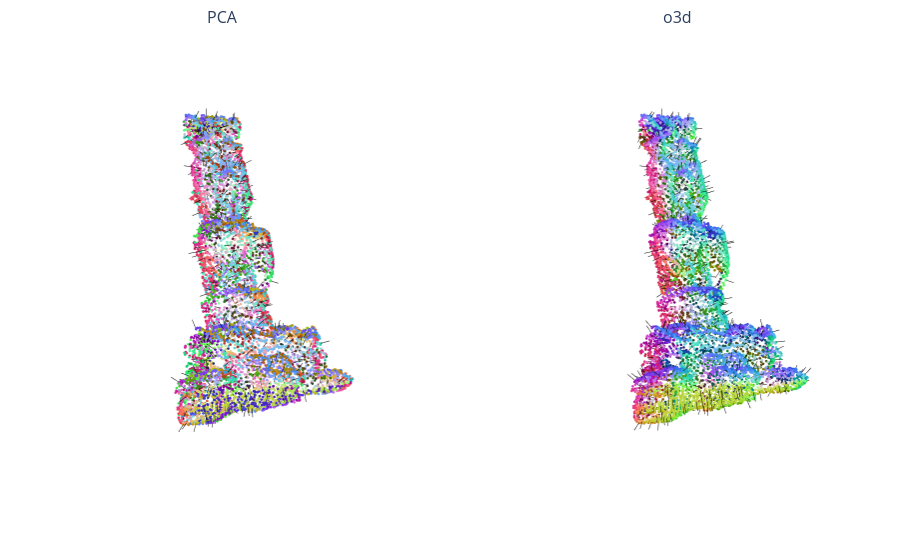

Notebook code for this chart:
### Code cell
VARIANTS = ["famous_noisefree", "famous_original", "famous_sparse",
            "famous_dense", "famous_extra_noisy"]
SHAPES = ["xyzrgb_statuette"]           # (was: dragon, bunny, Armadillo)


def load_points(variant: str, shape: str) -> np.ndarray:
    path = DATA_DIR / variant / "04_pts_vis" / f"{shape}.xyz.ply"
    return np.asarray(o3d.io.read_point_cloud(str(path)).points)


def normals_pca(points, k=50) -> np.ndarray:
    '''
    출처는 주석 바로 남긴다
    '''
    
    tree = KDTree(points)
    dist, idx = tree.query(x=points, k=k, workers=-1)

    neighbors = points[idx]
    centered = neighbors - neighbors.mean(axis=1, keepdims=True)

    cov = np.einsum("nki,nkj->nij", centered, centered) / k
    w, V = np.linalg.eigh(cov)
    normals = V[:, :, 0]
    return normals


def normals_o3d(points, k=30, orient_k=20) -> np.ndarray:
    # k / orient_k from a sweep vs GT normals (statuette, all 5 variants):
    # k=30/orient_k=20 orients >= 96% of points correctly except extra_noisy (72%);
    # k=20/orient_k=15 drops dense to 95% and extra_noisy to 55% (~random)
    pcd = o3d.geometry.PointCloud()
    pcd.points = o3d.utility.Vector3dVector(
        np.asarray(points, dtype=np.float64))
    pcd.estimate_normals(
        search_param=o3d.geometry.KDTreeSearchParamKNN(knn=k)
    )
    pcd.orient_normals_consistent_tangent_plane(k=orient_k)

    c = np.mean(points, axis=0)
    n = np.asarray(pcd.normals)
    if np.mean(np.sum((points - c) * n, axis=1)) < 0:
        n = -n
    return n


def normals_gt(points, gt_mesh) -> np.ndarray:
    """
    Normal of the closest GT triangle for every point (both in dataset coordinates):
    the "perfect normals" comparison, which removes the normal-estimation error
    """
    gt_mesh.compute_triangle_normals()
    scene = o3d.t.geometry.RaycastingScene()
    scene.add_triangles(o3d.t.geometry.TriangleMesh.from_legacy(gt_mesh))
    hit = scene.compute_closest_points(
        o3d.core.Tensor(np.asarray(points, dtype=np.float32)))
    return np.asarray(gt_mesh.triangle_normals)[hit["primitive_ids"].numpy()]


def normal_segments(points, normals, length=0.03, every=20):
    """
    Line segments p -> p + length * n for every `every`-th point, as x/y/z
    arrays separated by None (one plotly trace draws all segments)
    """
    p = points[::every]
    q = p + length * normals[::every]
    seg = np.full((len(p) * 3, 3), np.nan)
    seg[0::3], seg[1::3] = p, q
    return [np.where(np.isnan(c), None, c) for c in seg.T]


def normalize_points(v):
    """
    Normalize points to tightly fit in [-0.5, 0.5]^d

    v: (n, d)

    returns: (n, d)
    """
    v = v - v.min(0)
    v = v / v.max()
    v = v - 0.5 * v.max(0)
    return v


def visualize_normals(points, normals_dict, length=0.03, every=20,
                      point_size=1.5, height=550):
    """
    Inline (notebook) plot, one 3D subplot per entry, no separate window.
    normals_dict: {"PCA": normals, "o3d": normals, ...}
    Points are colored by normal direction (n + 1) / 2 -> RGB, and every
    `every`-th normal is drawn as a black segment.
    """
    points = normalize_points(points)
    names = list(normals_dict)
    fig = make_subplots(
        rows=1, cols=len(names), subplot_titles=names,
        specs=[[{"type": "scene"}] * len(names)],
        horizontal_spacing=0.01,
    )
    for i, name in enumerate(names, start=1):
        nrm = np.asarray(normals_dict[name])
        rgb = np.clip((nrm + 1) / 2 * 255, 0, 255).astype(int)
        fig.add_trace(go.Scatter3d(
            x=points[:, 0], y=points[:, 1], z=points[:, 2], mode="markers",
            marker=dict(size=point_size,
                        color=[f"rgb({r},{g},{b})" for r, g, b in rgb]),
            name=f"{name} points", showlegend=False, hoverinfo="skip",
        ), row=1, col=i)
        sx, sy, sz = normal_segments(points, nrm, length, every)
        fig.add_trace(go.Scatter3d(
            x=sx, y=sy, z=sz, mode="lines",
            line=dict(color="black", width=1),
            name=f"{name} normals", showlegend=False, hoverinfo="skip",
        ), row=1, col=i)
    fig.update_scenes(aspectmode="data", xaxis_visible=False,
                      yaxis_visible=False, zaxis_visible=False)
    fig.update_layout(height=height, margin=dict(l=0, r=0, t=30, b=0))
    fig.show()


# Modified cahcable version of the original function to use cached values
def cachable_periodic_stationary_interpolator(
    f, dim, density, bs=128, exponent=1, verbose=False, cache_path=None
):
    """
    Create an interpolating object for a periodic stationary kernel with period [0, 2pi]
    Uses grid values of (linspace(-1, 1, density) ** exponent * jnp.pi)^dim

    cache_path: grid values are loaded from here if it exists, otherwise computed
    and saved here. The values depend on the kernel hyperparameters, so the path
    must encode all of them (and dim, density, exponent).
    """
    xis = (jnp.mgrid[-1: 1: density * 1j] ** exponent) * jnp.pi
    points = (xis,) * dim

    if cache_path is not None and Path(cache_path).exists():
        values = jnp.asarray(np.load(cache_path))
        if values.shape[:dim] != (density,) * dim:
            raise ValueError(
                f"cached grid shape {values.shape} does not match "
                f"density={density}, dim={dim}: {cache_path}"
            )
        f_interpolator = RegularGridInterpolator(points, values)
        if verbose:
            print(f"Loaded interpolator values from {cache_path}")
    else:
        # jit: the library's bmap runs vmap eagerly (much slower, esp. on GPU)
        f_interpolator = interpolator(jax.jit(f), points, bs, verbose)
        if cache_path is not None:
            Path(cache_path).parent.mkdir(parents=True, exist_ok=True)
            np.save(cache_path, np.asarray(f_interpolator.values))
            if verbose:
                print(f"Saved interpolator values to {cache_path}")

    def helper(x1, x2):
        x_diff = x1 - x2
        x_diff = (x_diff + jnp.pi) % (2 * jnp.pi) - jnp.pi
        return f_interpolator(x_diff).squeeze()

    return helper


# 사용
pts = load_points("famous_noisefree", SHAPES[0])
visualize_normals(pts, {"PCA": normals_pca(pts), "o3d": normals_o3d(pts)})

### Figure 1 — Plotly figure (JSON) as saved in the notebook; plotly's stock layout.template omitted (floating-point values rounded to 4 significant figures; data arrays with more than 128 entries replaced by an {"elided": "..."} marker saying what was removed)
{"data": [{"hoverinfo": "skip", "marker": {"color": {"elided": "8459 str values"}, "size": 1.5}, "mode": "markers", "name": "PCA points", "scene": "scene", "showlegend": false, "type": "scatter3d", "x": {"elided": "8459 float values"}, "y": {"elided": "8459 float values"}, "z": {"elided": "8459 float values"}}, {"hoverinfo": "skip", "line": {"color": "black", "width": 1}, "mode": "lines", "name": "PCA normals", "scene": "scene", "showlegend": false, "type": "scatter3d", "x": {"elided": "1269 float values"}, "y": {"elided": "1269 float values"}, "z": {"elided": "1269 float values"}}, {"hoverinfo": "skip", "marker": {"color": {"elided": "8459 str values"}, "size": 1.5}, "mode": "markers", "name": "o3d points", "scene": "scene2", "showlegend": false, "type": "scatter3d", "x": {"elided": "8459 float values"}, "y": {"elided": "8459 float values"}, "z": {"elided": "8459 float values"}}, {"hoverinfo": "skip", "line": {"color": "black", "width": 1}, "mode": "lines", "name": "o3d normals", "scene": "scene2", "showlegend": false, "type": "scatter3d", "x": {"elided": "1269 float values"}, "y": {"elided": "1269 float values"}, "z": {"elided": "1269 float values"}}], "layout": {"annotations": [{"font": {"size": 16}, "showarrow": false, "text": "PCA", "x": 0.2475, "xanchor": "center", "xref": "paper", "y": 1, "yanchor": "bottom", "yref": "paper"}, {"font": {"size": 16}, "showarrow": false, "text": "o3d", "x": 0.7525, "xanchor": "center", "xref": "paper", "y": 1, "yanchor": "bottom", "yref": "paper"}], "height": 550, "margin": {"b": 0, "l": 0, "r": 0, "t": 30}, "scene": {"aspectmode": "data", "domain": {"x": [0, 0.495], "y": [0, 1]}, "xaxis": {"visible": false}, "yaxis": {"visible": false}, "zaxis": {"visible": false}}, "scene2": {"aspectmode": "data", "domain": {"x": [0.505, 1], "y": [0, 1]}, "xaxis": {"visible": false}, "yaxis": {"visible": false}, "zaxis": {"visible": false}}}}
